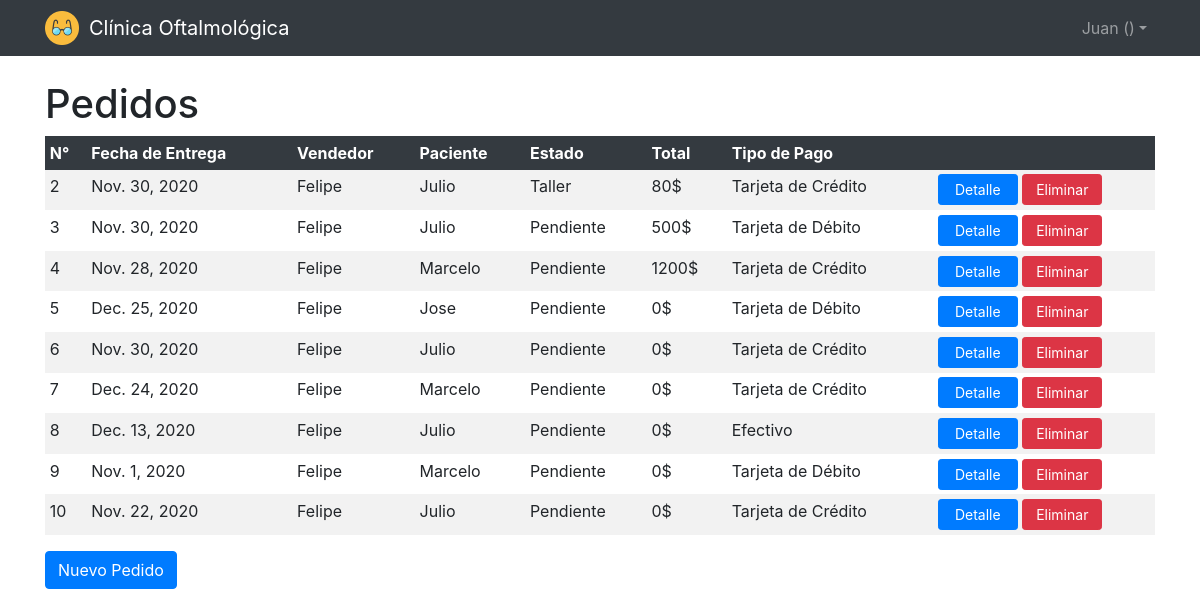
Page /clinica/pedidosindex (signed in) on the earlier database version.
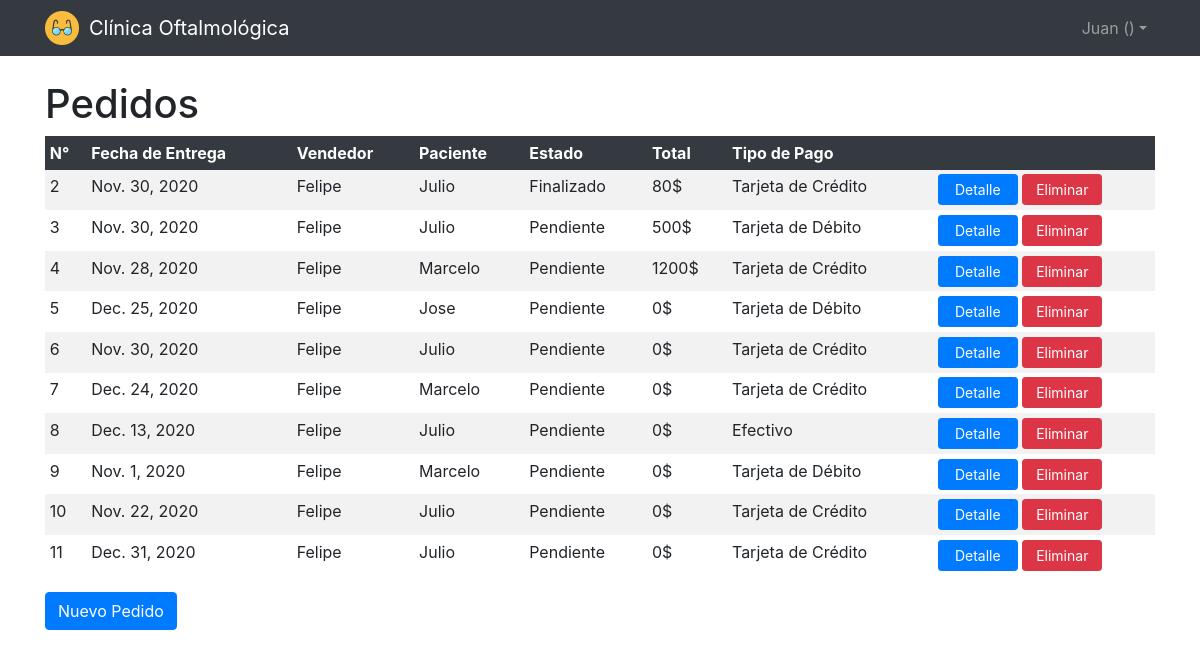
Same page on the later database version.
### clinica/models.py (models this page shows, shortened)
class Pedido(models.Model):
    created_at = models.DateTimeField(auto_now_add=True)
    updated_at = models.DateTimeField(auto_now=True)
    user = models.ForeignKey(
        settings.AUTH_USER_MODEL,
        on_delete=models.CASCADE,
    )
    paciente = models.ForeignKey(Paciente, on_delete=models.CASCADE)
    tipopago = models.ForeignKey(Tipopago, on_delete=models.CASCADE)
    estado = models.ForeignKey(Estado, on_delete=models.CASCADE)
    total = models.IntegerField()
    fechaentrega = models.DateField()

class Paciente(models.Model):
    user = models.ForeignKey(
        settings.AUTH_USER_MODEL,
        on_delete=models.CASCADE,
    )
    nombre = models.CharField(max_length=64)
    apellido = models.CharField(max_length=64)
    dni = models.IntegerField()
    telefono = models.CharField(max_length=64)
    direccion = models.CharField(max_length=64)
    email = models.CharField(max_length=64)

class Estado(models.Model):
    nombre = models.CharField(max_length=64)

class Tipopago(models.Model):
    nombre = models.CharField(max_length=64)

### clinica/views.py (the view)
# urls.py: path("pedidosindex", views.pedidosindex, name="pedidosindex"),
def pedidosindex(request):
    if not request.user.is_authenticated:
        return HttpResponseRedirect(reverse("login"))
    pedidos = Pedido.objects.all()
    return render(request, "pedidos/index.html", {
        "pedidos" : pedidos
    })

### clinica/templates/pedidos/index.html (shortened to what this page needs)
{% extends "layout.html" %}
{% block body %}
    <div class="container">
        <h1>Pedidos</h1>
        <table class="table table-sm table-striped table-borderless">
            <thead class="table-dark">
                <tr>
                    <th>N°</th>
                    <th>Fecha de Entrega</th>
                    <th>Vendedor</th>
                    <th>Paciente</th>
                    <th>Estado</th>
                    {% if request.session.tipousuario_id != 4 %}
                        <th>Total</th>
                    {% endif %}
                    <th>Tipo de Pago</th>
                    <th></th>
                </tr>
            </thead>
            <tbody>
                {% for pedido in pedidos %}
                    <tr>
                        <td>{{ pedido.id }}</td>
                        <td>{{ pedido.fechaentrega }}</td>
                        <td>{{ pedido.user.get_username }}</td>
                        <td>{{ pedido.paciente.nombre }}</td>
                        <td>{{ pedido.estado.nombre }}</td>
                        {% if request.session.tipousuario_id != 4 %}
                            <td>{{ pedido.total }}$</td>
                        {% endif %}
                        <td>{{ pedido.tipopago.nombre }}</td>
                        <td style="width: 20%;">
                            <a href="{% url 'pedidoshow' pedido.id %}" class="btn btn-primary btn-sm botones-index">Detalle</a>
                            {% if request.session.tipousuario_id != 4 %}
                                <a href="{% url 'pedidosdelete' pedido.id %}" class="btn btn-danger btn-sm botones-index">Eliminar</a>
                            {% endif %}
                        </td>
                    </tr>
                {% endfor %}
            </tbody>
        </table>
        {% if request.session.tipousuario_id != 4 %}
            <a href="{% url 'pedidoscreate' %}" class="btn btn-primary">Nuevo Pedido</a>
        {% endif %}
    </div>
{% endblock %}

### clinica/templates/layout.html (shortened to what this page needs)
<!DOCTYPE html>
<html lang="es">
    <head>
        {% load static %}
        <link rel="stylesheet" type="text/css" href="{% static 'stylesheets/clinica.css' %}">
        <link rel="stylesheet" href="https://stackpath.bootstrapcdn.com/bootstrap/4.5.0/css/bootstrap.min.css">
    </head>
    <body>
        <header style="margin-bottom: 5rem;">
            <nav class="navbar navbar-expand-xl navbar-dark fixed-top bg-dark">
                <div class="container">
                    <div>
                        <img style="width: 34px; height: 34px;" alt="Icono" src="{% static 'images/icon.png' %}"/>
                    </div>
                    <a class="navbar-brand" href="#" style="margin-left:10px">Clínica Oftalmológica</a>
                    <div class="collapse navbar-collapse" id="navbarCollapse">
                        <div class="navbar-nav">
                            {% if request.user.id %}
                                <div class="nav-item dropdown">
                                    <a class="nav-link dropdown-toggle" data-toggle="dropdown" href="#" role="button" aria-haspopup="true" aria-expanded="false">{{ request.user.username }} ({{ request.session.tipousuario }})</a>
                                </div>
                            {% else %}
                                <a href="{% url 'login' %}" class="nav-item nav-link">Ingresar</a>
                            {% endif %}
                        </div>
                    </div>
                </div>
            </nav>
        </header>
        {% block body %}
        {% endblock %}
    </body>
</html>

### clinica/static/stylesheets/clinica.css (style rules this page uses)
.botones-index { width: 80px; }

Differences in the rows shown:
changed Pedido id 2: estado.nombre "Taller" → "Finalizado"
added Pedido: id "11", fechaentrega "Dec. 31, 2020", user.get_username "Felipe", paciente.nombre "Julio", estado.nombre "Pendiente", total "0", tipopago.nombre "Tarjeta de Crédito"
